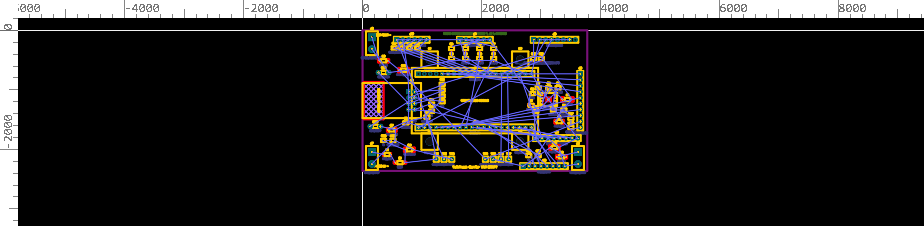
#> input picture 数字孪生/hardware/pcb_evidence/20260724-191459-pcb_snapshot-ae2a329a.png, 924 x 226 px, given in place of the camera
$ python guided_capture.py   (older library calls are emulated)
#> lines starting #> are read from the running program, lines starting #| are printed output that depends on the picture
#> (reads 数字孪生/tools/camera_toolchain/camera_config.json from the repository)
### 数字孪生/tools/camera_toolchain/camera_common.py
"""相机工具链公共模块。

- 摄像头索引自动检测 + 配置持久化（DirectShow 索引热插拔会漂移，见 2026-08-03 记录：
  C960 曾为 2，重插后为 1）。
- unicode 路径图像 IO（OpenCV imread/imwrite 对非 ASCII 路径静默失败，须用字节流）。

所有工具统一 `import camera_common as cc`，用 `cc.get_camera_index()` 取索引。
"""
from __future__ import annotations

import json
import os

import cv2
import numpy as np

CONFIG_PATH = os.path.join(os.path.dirname(os.path.abspath(__file__)), "camera_config.json")
DEFAULT_BACKEND = cv2.CAP_DSHOW
DEFAULT_WIDTH = 1920
DEFAULT_HEIGHT = 1080
DEFAULT_FPS = 30.0
DEFAULT_FOURCC = "MJPG"

# Canonical target for the current 1080p calibration campaign.
CHECKERBOARD_PATTERN = (9, 6)  # inner corners (columns, rows)
CHECKERBOARD_SQUARE_MM = 25.0
CHECKERBOARD_GRID_SQUARES = (10, 7)
CHECKERBOARD_ACTIVE_SIZE_MM = (250.0, 175.0)

# The existing physical board used for the ground campaign is 15 mm per
# square.  Keep it separate from the printable 25 mm A4 target above so a
# calibration run cannot silently mix their physical scales.
GROUND_CHECKERBOARD_SQUARE_MM = 15.0
GROUND_CHECKERBOARD_ACTIVE_SIZE_MM = (120.0, 75.0)


def detect_camera_indices(max_index: int = 6, min_ok: int = 3) -> list:
    """扫描能实际取到有效帧的摄像头索引。

    仅 ``isOpened()`` 不算检测成功：必须用 DSHOW 打开并连续读帧，验证分辨率
    有效、内容非纯黑、成功帧数达标。避免把"能打开但读帧失败"或笔记本摄像头
    误认为 C960。
    """
#> called with max_index = 6, min_ok = 3
    opens = []
    for i in range(max_index):
        cap = cv2.VideoCapture(i, DEFAULT_BACKEND)
        ok_cnt = 0
        if cap.isOpened():
            for _ in range(5):
                ok, frame = cap.read()
                if ok and frame is not None and frame.size > 0:
                    gray = cv2.cvtColor(frame, cv2.COLOR_BGR2GRAY)
                    if float(gray.mean()) > 1.0:   # 非纯黑
                        ok_cnt += 1
#> this loop made 5 passes
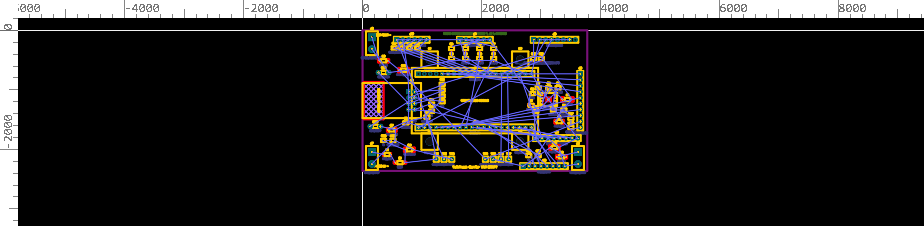
#> input picture 数字孪生/hardware/pcb_evidence/20260724-191459-pcb_snapshot-ae2a329a.png, 924 x 226 px, given in place of the camera
#> pass 1, in detect_camera_indices, `gray = cv2.cvtColor(frame, cv2.COLOR_BGR2GRAY)`:
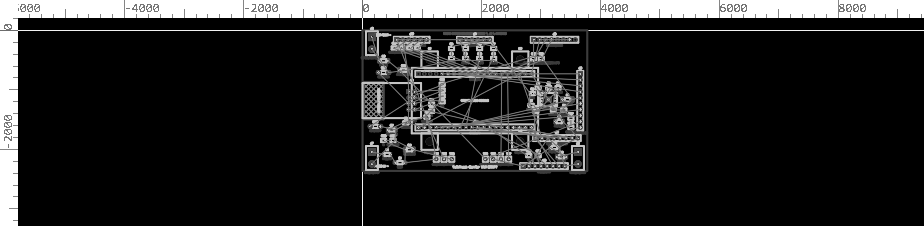
#> gray: shape (226, 924); min 0, max 255, mean 35.3
#> frame is the input picture: shape (226, 924, 3); mean B, G, R 33.8, 34.8, 36.9
#> after the loop, ok_cnt = 5
        cap.release()
        if ok_cnt >= min_ok:
            opens.append(i)
    return opens


def save_camera_index(index: int) -> None:
    with open(CONFIG_PATH, "w", encoding="utf-8") as f:
        json.dump({"index": int(index)}, f)


def _load_saved_index():
    try:
        with open(CONFIG_PATH, "r", encoding="utf-8") as f:
            return json.load(f).get("index")
    except Exception:
        return None


def get_camera_index(preferred=None) -> int:
    """获取摄像头索引，优先级：显式 --index > 配置保存值 > 扫描。

    DirectShow 索引热插拔会漂移。保存索引仍有效则用；否则扫描——但**多设备
    歧义时不得静默选择第一个**（可能选到笔记本摄像头而非 C960），必须显式传
    --index 或用 probe_camera.py 确认。
    """
    if preferred is not None:
        return int(preferred)
    saved = _load_saved_index()
    opens = detect_camera_indices()
    if saved is not None and saved in opens:
        return saved
    if len(opens) == 1:
        save_camera_index(opens[0])
        return opens[0]
    if len(opens) > 1:
        raise SystemExit(
            "检测到多个可用摄像头 {0}，无法确认哪个是 C960。请显式传 index "
            "（当前本机 C960 为索引 1），或先跑 probe_camera.py 确认。".format(opens))
    raise SystemExit("未检测到可用摄像头（DirectShow 索引 0-5 全部读帧失败）")


# [16 lines left out: functions imread_unicode, imwrite_unicode, not called in this run]


def open_camera(
    index: int,
    width: int = DEFAULT_WIDTH,
    height: int = DEFAULT_HEIGHT,
    fps: float = DEFAULT_FPS,
    fourcc: str = DEFAULT_FOURCC,
    backend: int = DEFAULT_BACKEND,
):
    """Open a USB camera in a reproducible DirectShow capture mode."""
#> called with index = 1, width = 1920, height = 1080, fps = 30, fourcc = 'MJPG', backend = 700
    cap = cv2.VideoCapture(index, backend)
    if not cap.isOpened():
        raise SystemExit(f"cannot open camera index {index}")

    fourcc = fourcc.upper()
    if len(fourcc) != 4:
        cap.release()
        raise SystemExit("fourcc must contain exactly four characters")

    requests = [
        ("fourcc", cv2.CAP_PROP_FOURCC, cv2.VideoWriter_fourcc(*fourcc)),
    ]
    if width and height:
        requests.extend([
            ("width", cv2.CAP_PROP_FRAME_WIDTH, width),
            ("height", cv2.CAP_PROP_FRAME_HEIGHT, height),
        ])
    if fps > 0:
        requests.append(("fps", cv2.CAP_PROP_FPS, fps))

    for label, prop, value in requests:
        if not cap.set(prop, value):
            cap.release()
            raise SystemExit(f"camera rejected requested {label}: {value}")

    actual_w = int(cap.get(cv2.CAP_PROP_FRAME_WIDTH))
    actual_h = int(cap.get(cv2.CAP_PROP_FRAME_HEIGHT))
    actual_fps = float(cap.get(cv2.CAP_PROP_FPS))
    actual_fourcc_value = int(cap.get(cv2.CAP_PROP_FOURCC))
    actual_fourcc = "".join(
        chr((actual_fourcc_value >> (8 * i)) & 0xFF) for i in range(4)
    )
    if fps > 0 and (actual_fps <= 0 or abs(actual_fps - fps) > 0.5):
        cap.release()
        raise SystemExit(f"requested fps {fps}, got {actual_fps:.2f}")
    if actual_fourcc != fourcc:
        cap.release()
#> (the run stopped early here; a loop or call above may not have finished)
